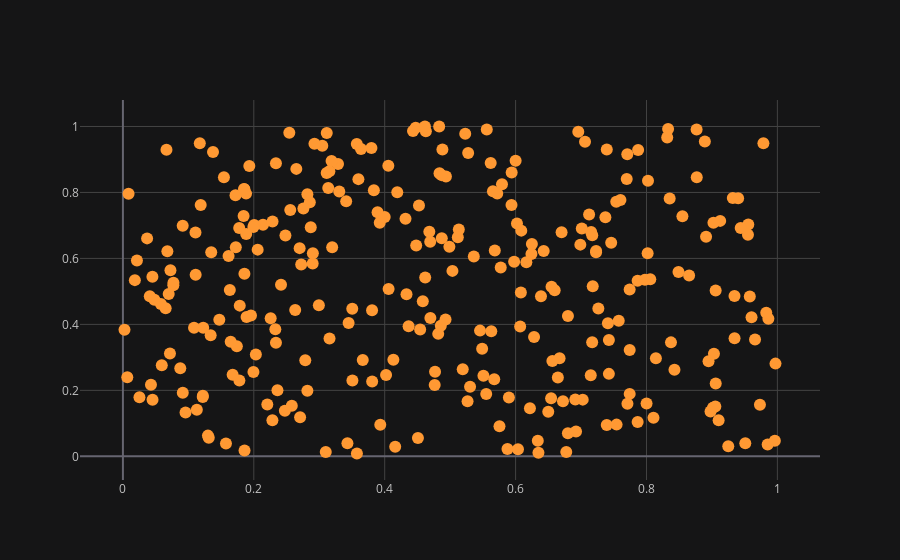

Notebook code for this chart:
### Code cell
# scattere plot

df.iplot(x = "a", y = "b", mode= "markers")

### Figure 1 — Plotly figure (JSON) as saved in the notebook; plotly's stock layout.template omitted (floating-point values rounded to 4 significant figures; data arrays with more than 128 entries replaced by an {"elided": "..."} marker saying what was removed)
{"data": [{"line": {"color": "rgba(255, 153, 51, 1.0)", "dash": "solid", "shape": "linear", "width": 1.3}, "marker": {"size": 12, "symbol": "circle"}, "mode": "markers", "name": "b", "text": "", "type": "scatter", "x": {"elided": "300 float values"}, "y": {"elided": "300 float values"}}], "layout": {"legend": {"bgcolor": "#151516", "font": {"color": "#D9D9D9"}}, "paper_bgcolor": "#151516", "plot_bgcolor": "#151516", "title": {"font": {"color": "#D9D9D9"}}, "xaxis": {"gridcolor": "#434343", "showgrid": true, "tickfont": {"color": "#C2C2C2"}, "title": {"font": {"color": "#D9D9D9"}, "text": ""}, "zerolinecolor": "#666570"}, "yaxis": {"gridcolor": "#434343", "showgrid": true, "tickfont": {"color": "#C2C2C2"}, "title": {"font": {"color": "#D9D9D9"}, "text": ""}, "zerolinecolor": "#666570"}}}
